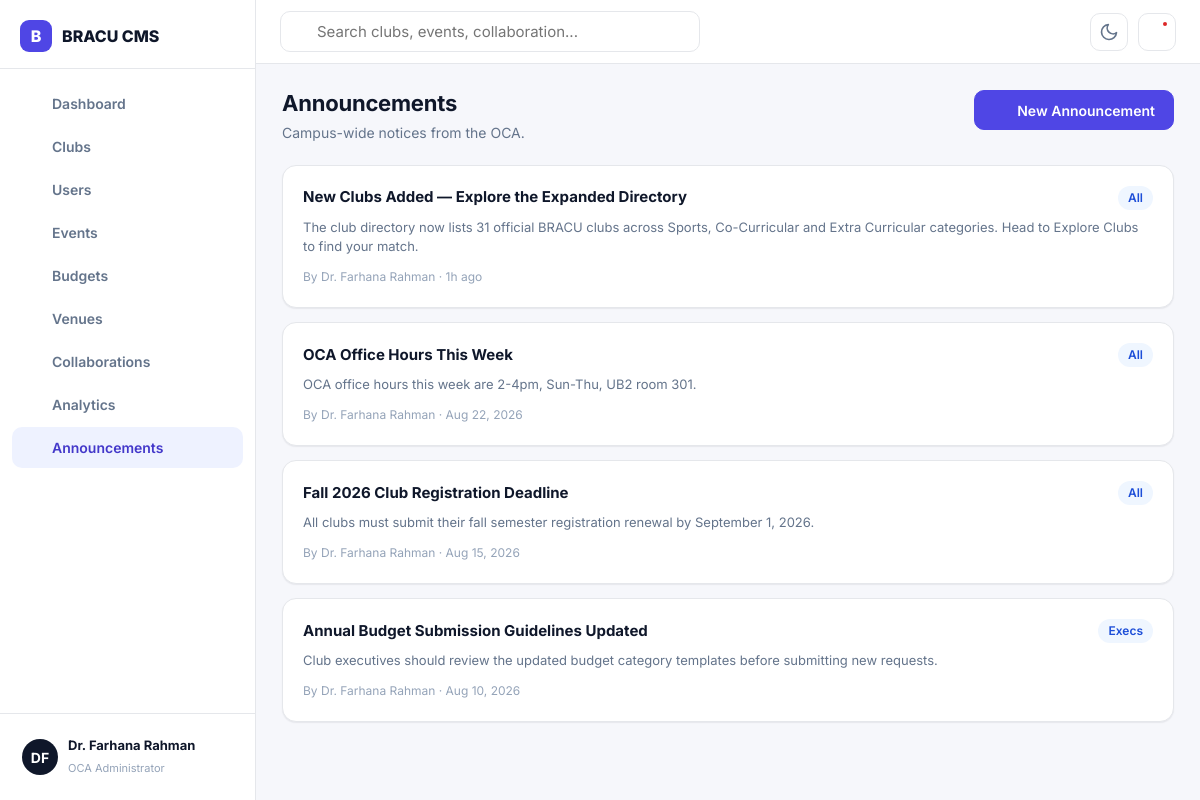
The page /admin/announcements.php (signed in) on the database its author committed.
### tables this page shows
CREATE TABLE users (
  id INT AUTO_INCREMENT PRIMARY KEY,
  name VARCHAR(100) NOT NULL,
  email VARCHAR(150) NOT NULL UNIQUE,
  password VARCHAR(255) NOT NULL,
  role ENUM('student','exec','admin') NOT NULL DEFAULT 'student',
  status ENUM('active','suspended') NOT NULL DEFAULT 'active',
  avatar_color VARCHAR(7) NOT NULL DEFAULT '#4f46e5',
  created_at TIMESTAMP DEFAULT CURRENT_TIMESTAMP
);

CREATE TABLE announcements (
  id INT AUTO_INCREMENT PRIMARY KEY,
  title VARCHAR(200) NOT NULL,
  body TEXT NOT NULL,
  posted_by INT,
  audience ENUM('all','students','execs') NOT NULL DEFAULT 'all',
  created_at TIMESTAMP DEFAULT CURRENT_TIMESTAMP,
  FOREIGN KEY (posted_by) REFERENCES users(id) ON DELETE SET NULL
);

### includes/auth.php (called while the page is built, shortened)
<?php
require_once __DIR__ . '/../config/db.php';
function currentUser(): ?array {
    $stmt = db()->prepare('SELECT * FROM users WHERE id = ?');
    $stmt->execute([$_SESSION['user_id']]);
    $u = $stmt->fetch();
    return $u;
}
function isLoggedIn(): bool {
    return !empty($_SESSION['user_id']);
}
function requireLogin(): array {
    $u = currentUser();
    return $u;
}
function requireRole(array $roles): array {
    $u = requireLogin();
    return $u;
}

### config/db.php (called while the page is built)
<?php
function db(): PDO {
    static $pdo = null;
    if ($pdo === null) {
        $host = 'localhost';
        $dbname = 'bracu_cms';
        $user = 'root';
        $pass = '';
        try {
            $pdo = new PDO(
                "mysql:host=$host;dbname=$dbname;charset=utf8mb4",
                $user,
                $pass,
                [
                    PDO::ATTR_ERRMODE => PDO::ERRMODE_EXCEPTION,
                    PDO::ATTR_DEFAULT_FETCH_MODE => PDO::FETCH_ASSOC,
                    PDO::ATTR_EMULATE_PREPARES => false,
                ]
            );
        } catch (PDOException $e) {
            throw new RuntimeException('Database connection failed. Make sure MySQL is running and the "bracu_cms" database is imported. (' . $e->getMessage() . ')', 0, $e);
        }
    }
    return $pdo;
}

### includes/functions.php (called while the page is built, shortened)
<?php
require_once __DIR__ . '/../config/db.php';
function e(?string $s): string {
    return htmlspecialchars($s ?? '', ENT_QUOTES, 'UTF-8');
}
function timeAgo(string $datetime): string {
    $ts = strtotime($datetime);
    $diff = time() - $ts;
    if ($diff < 86400) return floor($diff / 3600) . 'h ago';
    return date('M j, Y', $ts);
}
function initials(string $name): string {
    $parts = preg_split('/\s+/', trim($name));
    $out = '';
    foreach (array_slice($parts, 0, 2) as $p) {
        if ($p !== '') $out .= mb_strtoupper(mb_substr($p, 0, 1));
    }
    return $out ?: '?';
}
function unreadNotificationCount(int $userId): int {
    $stmt = db()->prepare('SELECT COUNT(*) FROM notifications WHERE user_id = ? AND is_read = 0');
    $stmt->execute([$userId]);
    return (int)$stmt->fetchColumn();
}
function statusLabel(string $status): string {
    return ucwords(str_replace('_', ' ', $status));
}

### admin/announcements.php (the view, shortened to what this page needs)
<?php
require_once __DIR__ . '/../includes/auth.php';
require_once __DIR__ . '/../includes/functions.php';
require_once __DIR__ . '/../includes/icons.php';
$user = requireRole(['admin']);
$pdo = db();
$stmt = $pdo->query("SELECT a.*, u.name AS author FROM announcements a LEFT JOIN users u ON u.id=a.posted_by ORDER BY a.created_at DESC");
$announcements = $stmt->fetchAll();
require __DIR__ . '/../includes/layout_head.php';
require __DIR__ . '/../includes/app_shell_start.php';
?>
<div class="page-head">
  <div><h1>Announcements</h1><div class="sub">Campus-wide notices from the OCA.</div></div>
  <button class="btn btn-primary" data-open-modal="newAnnModal"><?= icon('plus','icon') ?> New Announcement</button>
</div>
<?php if (!$announcements): ?>
  <div class="empty-state"><div class="icon">📣</div><h4>No announcements yet</h4></div>
<?php else: foreach ($announcements as $a): ?>
  <div class="card" style="margin-bottom:14px;">
    <div class="flex-between">
      <strong><?= e($a['title']) ?></strong>
      <span class="badge badge-blue"><?= statusLabel($a['audience']) ?></span>
    </div>
    <p class="text-sm text-muted" style="margin:8px 0;"><?= nl2br(e($a['body'])) ?></p>
    <span class="text-xs text-subtle">By <?= e($a['author'] ?? 'OCA') ?> · <?= timeAgo($a['created_at']) ?></span>
  </div>
<?php endforeach; endif; ?>
<?php require __DIR__ . '/../includes/app_shell_end.php'; ?>

### includes/app_shell_start.php (shortened to what this page needs)
<?php
$roleLabel = ['student' => 'Student', 'exec' => 'Club Executive', 'admin' => 'OCA Administrator'][$user['role']] ?? $user['role'];
$unreadCount = unreadNotificationCount((int)$user['id']);
$myClubForNav = $user['role'] === 'exec' ? myClub($user) : null;
?>
<body>
<div class="app-shell">
  <aside class="sidebar" id="sidebar">
    <div class="sidebar-brand">
      <span class="mark">B</span>
      <span>BRACU CMS<?php if ($myClubForNav): ?><br><span class="text-xs text-subtle fw-600" style="font-weight:600;"><?= e($myClubForNav['name']) ?></span><?php endif; ?></span>
    </div>
    <nav class="sidebar-nav">
    </nav>
    <div class="sidebar-foot">
      <a href="<?= BASE_URL ?>auth/logout.php" class="sidebar-user" style="text-decoration:none;color:inherit;">
        <span class="avatar" style="width:36px;height:36px;background:<?= e($user['avatar_color']) ?>"><?= e(initials($user['name'])) ?></span>
        <span style="flex:1;min-width:0;">
          <span class="name" style="display:block;overflow:hidden;text-overflow:ellipsis;white-space:nowrap;"><?= e($user['name']) ?></span>
          <span class="role"><?= e($roleLabel) ?></span>
        </span>
        <?= icon('log-out', 'icon') ?>
      </a>
    </div>
  </aside>
  <div class="main">
    <header class="topbar">
      <form class="search-box" action="<?= BASE_URL ?>search.php" method="get">
        <span class="si"><?= icon('search', 'icon') ?></span>
        <input class="input" type="search" name="q" placeholder="Search clubs, events, collaboration..." value="<?= e($_GET['q'] ?? '') ?>">
      </form>
      <div class="topbar-right">
        <button class="icon-btn" data-theme-toggle aria-label="Toggle theme"><?= icon('moon') ?></button>
        <div style="position:relative;">
          <button class="icon-btn" data-dropdown-toggle="notifPanel" aria-label="Notifications">
            <?= icon('bell') ?>
            <?php if ($unreadCount > 0): ?><span class="dot"></span><?php endif; ?>
          </button>
        </div>
      </div>
    </header>
    <div class="page">

### assets/css/pages.css (style rules this page uses)
.flex-between { display:flex; align-items:center; justify-content:space-between; gap:12px; }

### rows shown on the page
users: name "DF", name "Dr. Farhana Rahman", role "OCA Administrator"
announcements: title "New Clubs Added — Explore the Expanded Directory", audience "All", body "The club directory now lists 31 official BRACU clubs across Sports, Co-Curricular and Extra Curricular categories. Head to Explore Clubs to find your match.", posted_by.name "Dr. Farhana Rahman", created_at "1h ago"
announcements: title "OCA Office Hours This Week", audience "All", body "OCA office hours this week are 2-4pm, Sun-Thu, UB2 room 301.", posted_by.name "Dr. Farhana Rahman", created_at "Aug 22, 2026"
announcements: title "Fall 2026 Club Registration Deadline", audience "All", body "All clubs must submit their fall semester registration renewal by September 1, 2026.", posted_by.name "Dr. Farhana Rahman", created_at "Aug 15, 2026"
announcements: title "Annual Budget Submission Guidelines Updated", audience "Execs", body "Club executives should review the updated budget category templates before submitting new requests.", posted_by.name "Dr. Farhana Rahman", created_at "Aug 10, 2026"

### other values the page prints
$label "Dashboard"
$label "Clubs"
$label "Users"
$label "Events"
$label "Budgets"
$label "Venues"
$label "Collaborations"
$label "Analytics"
$label "Announcements"
